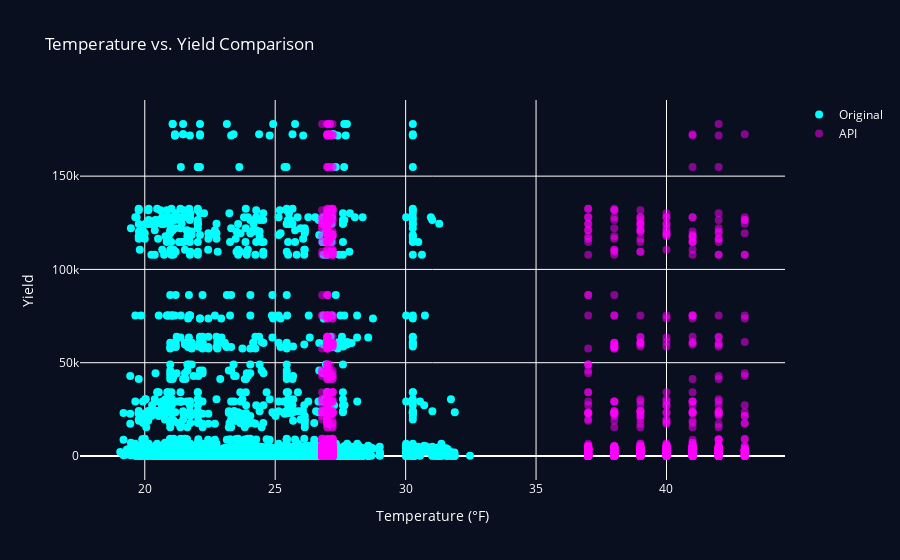

Notebook code for this chart:
### Code cell
import plotly.graph_objects as go

fig = go.Figure()
Valid_Values=df[df["Temperature"]<125]

fig.add_trace(go.Scatter(
    x=df_api['Temperature'],
    y=df['yeild'],
    mode='markers',
    marker=dict(
        color='#00FFFF',
        size=8,         
        opacity=1     
    ),
    name='Original'
))


fig.add_trace(go.Scatter(
    x=Valid_Values['Temperature'],
    y=df['yeild'],
    mode='markers',
    marker=dict(
        color='#FF00FF',
        size=8,
        opacity=0.5
    ),
    name='API'
))


fig.update_layout(
    title='Temperature vs. Yield Comparison',
    xaxis_title='Temperature (°F)',
    yaxis_title='Yield',
    plot_bgcolor='#0A0F1F',
    paper_bgcolor='#0A0F1F',
    font=dict(color='white'),
    legend=dict(bgcolor='#0A0F1F')
)

fig.show()

### Figure 1 — Plotly figure (JSON) as saved in the notebook; plotly's stock layout.template omitted (floating-point values rounded to 4 significant figures; data arrays with more than 128 entries replaced by an {"elided": "..."} marker saying what was removed)
{"data": [{"marker": {"color": "#00FFFF", "opacity": 1, "size": 8}, "mode": "markers", "name": "Original", "type": "scatter", "x": {"elided": "3118 float values"}, "y": {"elided": "3118 float values"}}, {"marker": {"color": "#FF00FF", "opacity": 0.5, "size": 8}, "mode": "markers", "name": "API", "type": "scatter", "x": {"elided": "2359 float values"}, "y": {"elided": "3118 float values"}}], "layout": {"font": {"color": "white"}, "legend": {"bgcolor": "#0A0F1F"}, "paper_bgcolor": "#0A0F1F", "plot_bgcolor": "#0A0F1F", "title": {"text": "Temperature vs. Yield Comparison"}, "xaxis": {"title": {"text": "Temperature (°F)"}}, "yaxis": {"title": {"text": "Yield"}}}}
